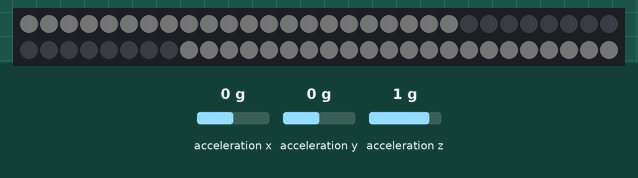
This sketch was run on a simulated Raspberry Pi Pico. On the bench: 60 RGB LEDs in strip order, left to right, continuing on the next row. The inputs (shaded band) are chosen by the test bench; at power-on: acceleration x 0 g, acceleration y 0 g, acceleration z 1 g. Dim RGB values are drawn brighter than linear.

Above: at 1.2 s.
1.3 s: acceleration x set to -1.4 g
At 1.38 s:
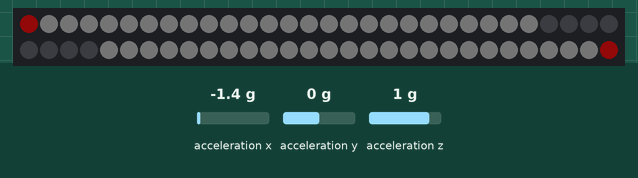
2.9 s: acceleration y set to -1.4 g
At 4.58 s:
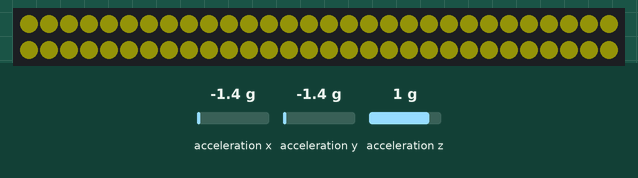
4.6 s: acceleration z set to -1.4 g
At 6.34 s:
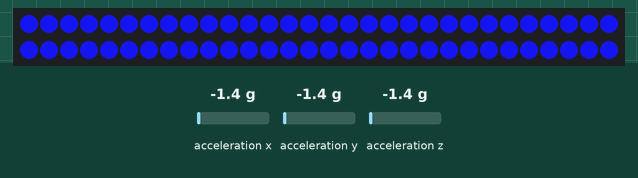
6.4 s: acceleration x set to -0.8 g
At 8.1 s:
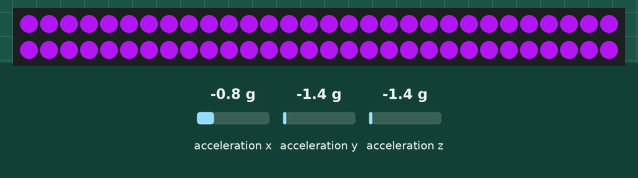
8.2 s: acceleration y set to -0.8 g
At 9.83 s:
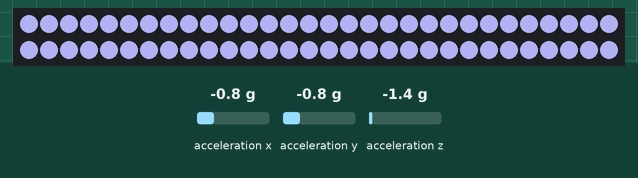
9.9 s: acceleration z set to -0.8 g
At 12.34 s:
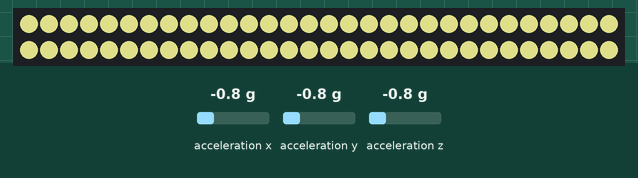

The sketch:

jean.ino
```cpp
#include <Adafruit_NeoPixel.h>
#include <Wire.h>
#include <SPI.h>
#include <Adafruit_LIS3DH.h>
#include <Adafruit_Sensor.h>

#ifdef __AVR__
  #include <avr/power.h>
#endif

#define PIN 17

#define N 60

Adafruit_NeoPixel strip = Adafruit_NeoPixel(N, PIN, NEO_GRB + NEO_KHZ800);

Adafruit_LIS3DH lis = Adafruit_LIS3DH();

void setup() {
  // Serial.begin(9600);

  // LED Strip:
  #if defined (__AVR_ATtiny85__)
    if (F_CPU == 16000000) clock_prescale_set(clock_div_1);
  #endif
  strip.begin();
  strip.show(); // Initialize all pixels to 'off'

  // accelerometer
  if (! lis.begin(0x18)) {   // change this to 0x19 for alternative i2c address
    Serial.println("Couldnt start");
    while (1);
  }

  lis.setRange(LIS3DH_RANGE_4_G);   // 2, 4, 8 or 16 G!

}

uint32_t Wheel(byte WheelPos) {
    WheelPos = 255 - WheelPos;
    if(WheelPos < 85) {
      return strip.Color(255 - WheelPos * 3, 0, WheelPos * 3);
    }
    if(WheelPos < 170) {
      WheelPos -= 85;
      return strip.Color(0, WheelPos * 3, 255 - WheelPos * 3);
    }
    WheelPos -= 170;
    return strip.Color(WheelPos * 3, 255 - WheelPos * 3, 0);
}

void rainbow(uint8_t wait) {
  uint16_t i, j;

  for(j=0; j<256; j++) {
    for(i=0; i<strip.numPixels(); i++) {
      strip.setPixelColor(i, Wheel((i+j) & 255));
    }
    strip.show();
    delay(wait);
  }
}


void loop0(){
  sensors_event_t event;
  lis.getEvent(&event);

  float scale = 20;
  float baseline = 1;
  uint8_t xValue = baseline + scale * abs(event.acceleration.x);
  uint8_t yValue = baseline + scale * abs(event.acceleration.y);
  uint8_t zValue = baseline + scale * abs(event.acceleration.z - 9.8);


  for(uint16_t i=0; i<strip.numPixels(); i++) {
    strip.setPixelColor(i, strip.Color(xValue, yValue, zValue));
  }
  strip.show();
}


void loop1(){
  rainbow(200);
}


//int[] before = new int[strip.numPixels()] ;
//uint8_t N = strip.numPixels();
//int N = 60;
int before[N];
int current[N];

void loop() {
  sensors_event_t event;
  lis.getEvent(&event);

  float scale = 20;
  float baseline = 1;
  uint8_t xValue = baseline + scale * abs(event.acceleration.x);
  uint8_t yValue = baseline + scale * abs(event.acceleration.y);
  uint8_t zValue = baseline + scale * abs(event.acceleration.z - 9.8);


  current[0] = strip.Color(xValue, yValue, zValue);
  current[59] = strip.Color(xValue, yValue, zValue);
  for(uint16_t i=1; i<N/2; i++) {
    current[i] = before[i - 1];
    current[(60-i-1)] = before[60-i];
  }

  for(uint16_t i=0; i<strip.numPixels(); i++) {
    //Serial.print("\t\tX: "); Serial.print(event.acceleration.x);
    //Serial.print("\t "); Serial.print(xValue);
    //Serial.print("\t "); Serial.print(current[0]);
    //Serial.print("\t "); Serial.print(current[1]);
    //Serial.print("\n");
    strip.setPixelColor(i, current[i]);
  }
  for(uint16_t i=0; i<strip.numPixels(); i++) {
      before[i] = current[i];
   }
   strip.show();
   delay(50);

}
```

Measured:
- after the input at 1.3 s, the LEDs: change at once (image 1)
- after the input at 2.9 s, the LEDs: first change at once (image 2 shows a later state)
- after the input at 4.6 s, the LEDs: first change after 0.09 s (image 3 shows a later state)
- after the input at 6.4 s, the LEDs: first change after 0.11 s (image 4 shows a later state)
- after the input at 8.2 s, the LEDs: first change at once (image 5 shows a later state)
- after the input at 9.9 s, the LEDs: first change at once (image 6 shows a later state)
